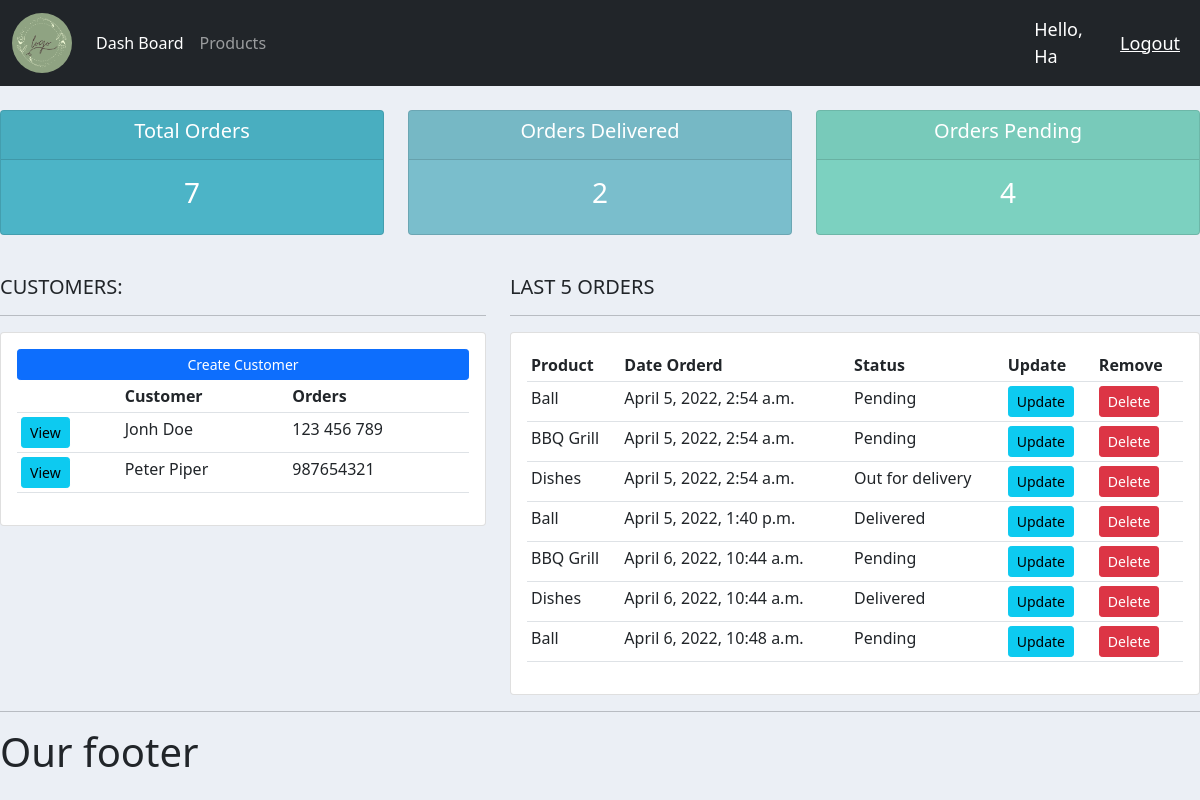
The app's page / (signed in) with its own data.
### accounts/models.py (models this page shows, shortened)
class Customer(models.Model):
    user = models.OneToOneField(User, null=True, on_delete=models.CASCADE)
    name = models.CharField(max_length=50, null=True)
    phone = models.CharField(max_length=50, null=True)
    email = models.CharField(max_length=50, null=True)
    date_created = models.DateTimeField(auto_now_add=True)

class Order(models.Model):
    STATUS = (
            ('Pending', 'Pending'),
            ('Out for delivery', 'Out for delivery'),
            ('Delivered', 'Delivered'),
    )
    customer = models.ForeignKey(Customer, null=True, on_delete=models.SET_NULL)
    product = models.ForeignKey(Product, null=True, on_delete=models.SET_NULL)
    date_created = models.DateTimeField(auto_now_add=True)
    status = models.CharField(max_length=50, null=True, choices=STATUS)
    note = models.CharField(max_length=100, null=True)

class Product(models.Model):
    CATEGORY = (
            ('Indoor', 'Indoor'),
            ('Out door', 'Out door'),
    )
    name = models.CharField(max_length=50, null=True)
    price = models.FloatField(null=True)
    category = models.CharField(max_length=50, null=True, choices=CATEGORY)
    description = models.CharField(max_length=50, null=True, blank=True)
    date_created = models.DateTimeField(auto_now_add=True)
    tags = models.ManyToManyField(Tag)
    def __str__(self):
        return self.name

### accounts/decorators.py (the view)
    def wrapper_function(request, *args, **kwargs):
        group = None
        if request.user.groups.exists():
            group = request.user.groups.all()[0].name
        if group == 'customer':
            return redirect('user-page')
        if group == 'admin':
            return view_func(request, *args, **kwargs)

### accounts/views.py (called while the page is built)
@login_required(login_url='login')
@admin_only
def home(request):
    orders = Order.objects.all()
    customers = Customer.objects.all()
    total_customers = customers.count()
    total_orders = orders.count()
    delivered = orders.filter(status='Delivered').count()
    pending = orders.filter(status='Pending').count()
    context = {"orders": orders, "customers":customers,
    'total_orders': total_orders, 'delivered': delivered,
    'pending': pending}
    return render(request, 'accounts/dashboard.html', context)

### accounts/templates/accounts/dashboard.html (shortened to what this page needs)
{%  extends 'accounts/main.html' %}
{% block content %}
{% include 'accounts/status.html' %}
<br>
<div class="row">
	<div class="col-md-5">
		<h5>CUSTOMERS:</h5>
		<hr>
		<div class="card card-body">
			<a class="btn btn-primary  btn-sm btn-block" href="">Create Customer</a>
			<table class="table table-sm">
				<tr>
					<th></th>
					<th>Customer</th>
					<th>Orders</th>
				</tr>
				{% for customer in customers %}
					<tr>
						<td><a class="btn btn-sm btn-info" href="{% url 'customer' customer.id %}">View</a></td>
						<td>{{ customer.name }}</td>
						<td>{{ customer.phone }}</td>
					</tr>
				{% endfor %}
			</table>
		</div>
	</div>
	<div class="col-md-7">
		<h5>LAST 5 ORDERS</h5>
		<hr>
		<div class="card card-body">
			<table class="table table-sm">
				<tr>
					<th>Product</th>
					<th>Date Orderd</th>
					<th>Status</th>
					<th>Update</th>
					<th>Remove</th>
				</tr>
				{% for order in orders %}
					<tr>
						<td>{{ order.product }}</td>
						<td>{{ order.date_created }}</td>
						<td>{{ order.status }}</td>
						<td><a class="btn btn-sm btn-info" href="{% url 'update_order' order.id %}">Update</a></td>
						<td><a class="btn btn-sm btn-danger" href="{% url 'delete_order' order.id %}">Delete</a></td>
					</tr>
				{% endfor %}
			</table>
		</div>
	</div>
</div>
{% endblock %}

### accounts/templates/accounts/main.html (shortened to what this page needs)
{% load static %}
<!DOCTYPE html>
<html lang="en">
<head>
    <link href="https://cdn.jsdelivr.net/npm/bootstrap@5.1.3/dist/css/bootstrap.min.css" rel="stylesheet">
	<link rel="stylesheet" type="text/css" href="{% static '/css/main.css' %}">
</head>
<body>
    {% include 'accounts/navbar.html' %}
    {% block content %}
    {% endblock %}
    <hr>
    <h1>Our footer</h1>
</body>
</html>

### accounts/templates/accounts/navbar.html (shortened to what this page needs)
{% load static %}
<nav class="navbar navbar-expand-lg navbar-dark bg-dark">
    <div class="container-fluid">
      <a class="navbar-brand" href="{% url 'home' %}">
        <img src="{% static 'images/logo.png' %}" alt="logo" width="60px" height="60px" style="border-radius: 80%;">
      </a>
      <div class="collapse navbar-collapse" id="navbarNav">
        {% if request.user.is_staff %}
        <ul class="navbar-nav">
          <li class="nav-item">
            <a class="nav-link active" aria-current="page" href="{% url 'home' %}">Dash Board</a>
          </li>
          <li class="nav-item">
            <a class="nav-link" href="{% url 'products' %}">Products</a>
          </li>
        </ul>
        {% endif %}
      </div>
    </div>
    <span class="hello-msg">Hello, {{request.user}}</span>
    <span><a class="hello-msg" href="{% url 'logout' %}">Logout</a></span>
  </nav>

### accounts/templates/accounts/status.html
<br>
<div class="row">
	<div class="col">
		<div class="col-md">
			<div class="card text-center text-white  mb-3" id="total-orders">
			  	<div class="card-header">
			  		<h5 class="card-title">Total Orders</h5>
			  	</div>
			  	<div class="card-body">
			    	<h3 class="card-title">{{total_orders}}</h3>
			  	</div>
			</div>
		</div>
	</div>
	<div class="col">
		<div class="col-md">
			<div class="card text-center text-white  mb-3" id="orders-delivered">
			  	<div class="card-header">
			  		<h5 class="card-title">Orders Delivered</h5>
			  	</div>
			  	<div class="card-body">
			    	<h3 class="card-title">{{delivered}}</h3>
			  	</div>
			</div>
		</div>
	</div>
	<div class="col">
		<div class="col-md">
			<div class="card text-center text-white  mb-3" id="orders-pending">
			  	<div class="card-header">
			  		<h5 class="card-title">Orders Pending</h5>
			  	</div>
			  	<div class="card-body">
			    	<h3 class="card-title">{{pending}}</h3>
			  	</div>
			</div>
		</div>
	</div>
</div>

### static/css/main.css (style rules this page uses)
body { background-color: #ebeff5; }
#total-orders { background-color: #4cb4c7; }
#orders-delivered { background-color: #7abecc; }
#orders-pending { background-color: #7CD1C0; }

### accounts/templates/accounts/navbar.html (style rules this page uses)
.hello-msg { font-size: 18px; color: #fff; margin-right: 20px; }

### records on screen
Customer: name "Jonh Doe", phone "123 456 789"
Customer: name "Peter Piper", phone "987654321"
Order: product "Ball", date_created "April 5, 2022, 2:54 a.m.", status "Pending"
Order: product "BBQ Grill", date_created "April 5, 2022, 2:54 a.m.", status "Pending"
Order: product "Dishes", date_created "April 5, 2022, 2:54 a.m.", status "Out for delivery"
Order: product "Ball", date_created "April 5, 2022, 1:40 p.m.", status "Delivered"
Order: product "BBQ Grill", date_created "April 6, 2022, 10:44 a.m.", status "Pending"
Order: product "Dishes", date_created "April 6, 2022, 10:44 a.m.", status "Delivered"
Order: product "Ball", date_created "April 6, 2022, 10:48 a.m.", status "Pending"

### other values on screen
{{ request.user }} "Ha"
{{ total_orders }} "7"
{{ delivered }} "2"
{{ pending }} "4"
